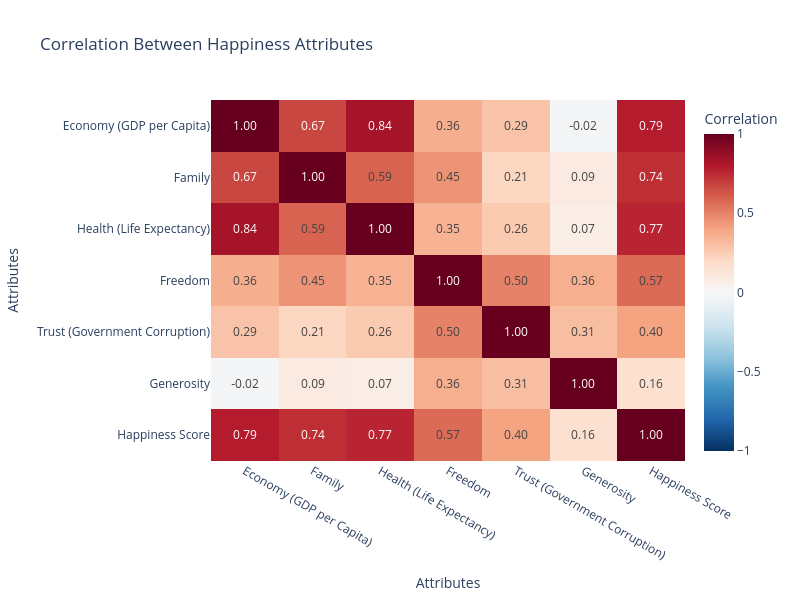

Notebook source saved alongside this figure:
### Code cell
import plotly.express as px

# 1. Create a sub-dataset with the specified attributes
columns = [
    "Economy (GDP per Capita)",
    "Family",
    "Health (Life Expectancy)",
    "Freedom",
    "Trust (Government Corruption)",
    "Generosity",
    "Happiness Score"
]

sub_df = df[columns].copy()

# Ensure the selected columns are numeric
sub_df = sub_df.apply(pd.to_numeric, errors="coerce")

# 2. Calculate the correlation matrix
correlation_matrix = sub_df.corr()

# Create a Plotly heatmap
fig2 = px.imshow(
    correlation_matrix,
    text_auto=".2f",
    color_continuous_scale="RdBu_r",
    zmin=-1,
    zmax=1,
    aspect="auto",
    title="Correlation Between Happiness Attributes",
    labels={
        "x": "Attributes",
        "y": "Attributes",
        "color": "Correlation"
    },
    width=800,
    height=600
)

# Display the heatmap
fig2.show()

### Figure 1 — Plotly figure (JSON) as saved in the notebook; plotly's stock layout.template omitted (floating-point values rounded to 4 significant figures)
{"data": [{"coloraxis": "coloraxis", "hovertemplate": "Attributes: %{x}<br>Attributes: %{y}<br>Correlation: %{z}<extra></extra>", "name": "0", "texttemplate": "%{z:.2f}", "type": "heatmap", "x": ["Economy (GDP per Capita)", "Family", "Health (Life Expectancy)", "Freedom", "Trust (Government Corruption)", "Generosity", "Happiness Score"], "xaxis": "x", "y": ["Economy (GDP per Capita)", "Family", "Health (Life Expectancy)", "Freedom", "Trust (Government Corruption)", "Generosity", "Happiness Score"], "yaxis": "y", "z": [[1, 0.6697, 0.8356, 0.3645, 0.2874, -0.02209, 0.7914], [0.6697, 1, 0.5904, 0.4504, 0.2136, 0.08963, 0.7393], [0.8356, 0.5904, 1, 0.35, 0.2633, 0.07027, 0.7661], [0.3645, 0.4504, 0.35, 1, 0.5026, 0.3631, 0.5673], [0.2874, 0.2136, 0.2633, 0.5026, 1, 0.3059, 0.402], [-0.02209, 0.08963, 0.07027, 0.3631, 0.3059, 1, 0.1568], [0.7914, 0.7393, 0.7661, 0.5673, 0.402, 0.1568, 1]]}], "layout": {"coloraxis": {"cmax": 1, "cmin": -1, "colorbar": {"title": {"text": "Correlation"}}, "colorscale": [[0, "rgb(5,48,97)"], [0.1, "rgb(33,102,172)"], [0.2, "rgb(67,147,195)"], [0.3, "rgb(146,197,222)"], [0.4, "rgb(209,229,240)"], [0.5, "rgb(247,247,247)"], [0.6, "rgb(253,219,199)"], [0.7, "rgb(244,165,130)"], [0.8, "rgb(214,96,77)"], [0.9, "rgb(178,24,43)"], [1, "rgb(103,0,31)"]]}, "height": 600, "title": {"text": "Correlation Between Happiness Attributes"}, "width": 800, "xaxis": {"anchor": "y", "domain": [0, 1], "title": {"text": "Attributes"}}, "yaxis": {"anchor": "x", "autorange": "reversed", "domain": [0, 1], "title": {"text": "Attributes"}}}}
